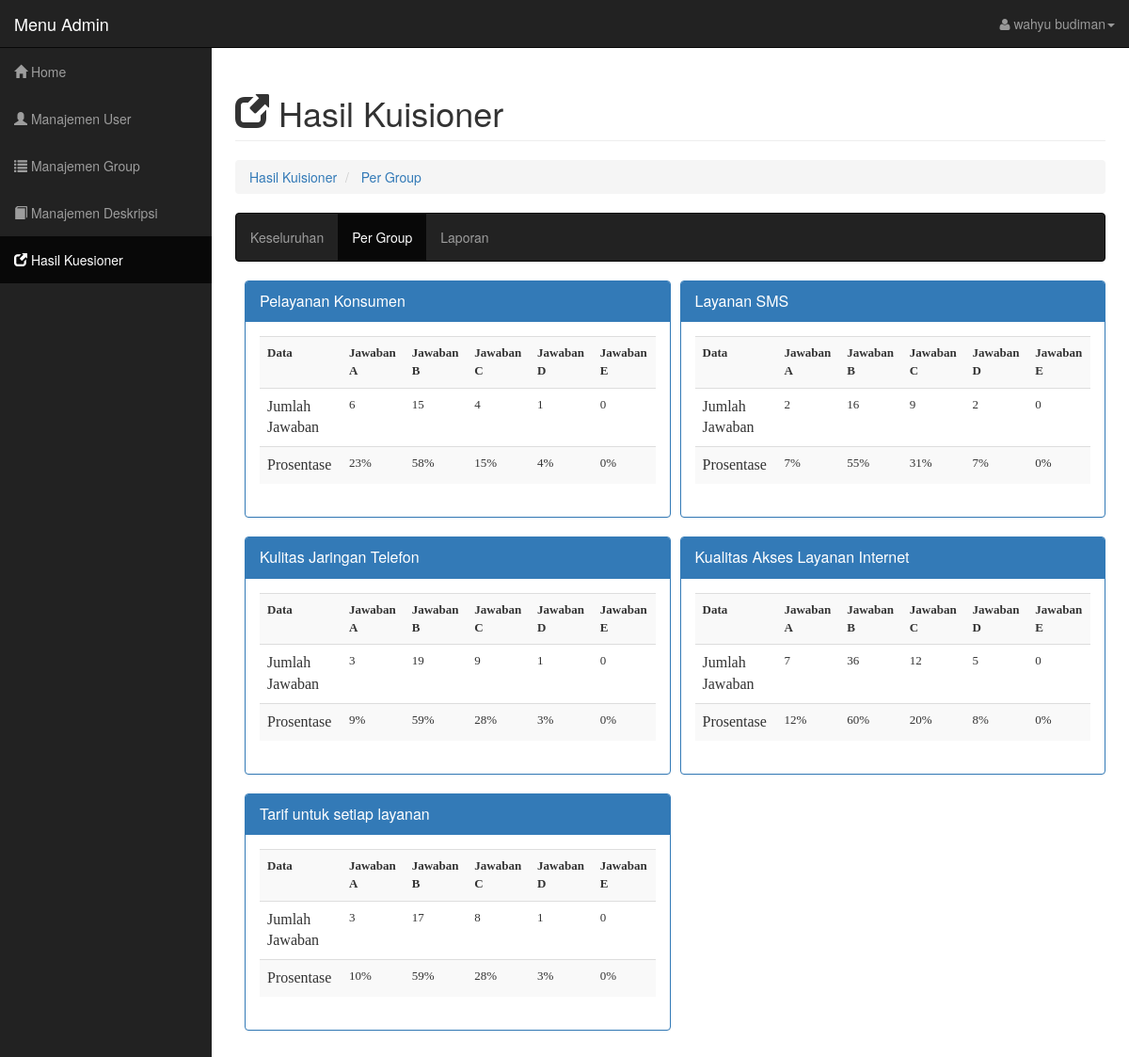
The page /adminweb/master.php?module=hasil&sub=pergroup (signed in) on the database its author committed.
### tables this page shows
CREATE TABLE `tgroup`  (
  `groupId` int(11) NOT NULL AUTO_INCREMENT,
  `groupName` varchar(255) NOT NULL,
  `CreatedDate` datetime(0) NOT NULL,
  `CreatedUser` int(11) NOT NULL,
  `ModifiedDate` datetime(0) NOT NULL,
  `ModifiedUser` int(11) NOT NULL,
  PRIMARY KEY (`groupId`) USING BTREE,
  INDEX `CreatedUser`(`CreatedUser`, `ModifiedUser`) USING BTREE,
  INDEX `CreatedUser_2`(`CreatedUser`) USING BTREE
);

### adminweb/modul/mod_report/hasil.php (the view, shortened to what this page needs)
<div class="row">
    <div class="col-lg-12">
        <h1 class="page-header">
            <i class="glyphicon glyphicon-new-window"></i> Hasil Kuisioner
        </h1>
        <ol class="breadcrumb">
        	<li class="active">
                 <a href="master.php?module=hasil&sub=all">Hasil Kuisioner</a>
            </li>
			<?php if ($_GET['sub']=='pergroup'){ ?>
            <li class="active">
                 <a href="master.php?module=hasil&sub=pergroup">Per Group</a>
            </li>
            <?php } ?>
        </ol>
    </div>
</div>
<nav class="navbar navbar-inverse" >
	<ul class="nav navbar-nav">
		<li class="<?php if($_GET['sub']=='all'){echo'active';} ?>"><a href="?module=hasil&sub=all">Keseluruhan</a></li>
		<li class="<?php if($_GET['sub']=='pergroup'){echo'active';} ?>"><a href="?module=hasil&sub=pergroup">Per Group</a></li>
		<li class="<?php if($_GET['sub']=='laporan'){echo'active';} ?>"><a href="?module=hasil&sub=laporan">Laporan</a></li>
	</ul>
</nav>
<?php if ($_GET['sub']=='pergroup'){ ?>
		<?php
		$result=mysqli_query($conn, "SELECT groupId from tgroup group by groupId ");
		$kolom = 2;
		$array=array();
		while ($sql=mysqli_fetch_array($result))
		{
			array_push($array, $sql);
		}
		$chunks=array_chunk($array, $kolom);
			foreach ($chunks as $chunk) {
			    foreach ($chunk as $data) {
			        echo "<div class='col-md-6'style='padding-left:0px;padding-right:0px;'>";
			        $data2=mysqli_fetch_array(mysqli_query($conn , "SELECT *from tgroup where groupId='$data[groupId]' group by groupId "));
			        ?>
					<div class="panel panel-primary" style='margin-left:10px'>
						<div class="panel-heading">
							<div class="panel-title"><?php echo $data2['groupName']; ?></div>
						</div>
						<div class="panel-body">
							<table id="myHTMLTable<?php echo $data2['groupId']; ?>" border="0" cellpadding="5" class="table table-striped">
								<tr>
								<th><font size=2 face=tahoma>Data</font></th>
								<th><font size=2 face=tahoma>Jawaban A</font></th>
								<th><font size=2 face=tahoma>Jawaban B</font></th>
								<th><font size=2 face=tahoma>Jawaban C</font></th>
								<th><font size=2 face=tahoma>Jawaban D</font></th>
								<th><font size=2 face=tahoma>Jawaban E</font></th>
								</tr>
							<?php
							$sql = mysqli_query($conn , "SELECT SUM(jawabanA) As TotalA,
													SUM(jawabanB) As TotalB,
													SUM(jawabanC) As TotalC,
													SUM(jawabanD) As TotalD,
													SUM(jawabanE) As TotalE
													FROM tanswer where groupId='$data2[groupId]' ");
							$oke = mysqli_fetch_array($sql);
								$a = $oke[TotalA];
								$b = $oke[TotalB];
								$c = $oke[TotalC];
								$d = $oke[TotalD];
								$e = $oke[TotalE];
								$tot = $a+$b+$c+$d+$e;
								$pa = ROUND(($a / $tot) * 100);
								$pb = ROUND(($b / $tot) * 100);
								$pc = ROUND(($c / $tot) * 100);
								$pd = ROUND(($d / $tot) * 100);
								$pe = ROUND(($e / $tot) * 100);
									echo "<tr >
										<td><font size=3 face=tahoma>Jumlah Jawaban</font></td>
										<td><font size=2 face=tahoma>$a</font></td>
										<td><font size=2 face=tahoma>$b</font></td>
										<td><font size=2 face=tahoma>$c</font></td>
										<td><font size=2 face=tahoma>$d</font></td>
										<td><font size=2 face=tahoma>$e</font></td>
									  </tr>
									  <tr >
										<td><font size=3 face=tahoma>Prosentase</font></td>
										<td><font size=2 face=tahoma>$pa%</font></td>
										<td><font size=2 face=tahoma>$pb%</font></td>
										<td><font size=2 face=tahoma>$pc%</font></td>
										<td><font size=2 face=tahoma>$pd%</font></td>
										<td><font size=2 face=tahoma>$pe%</font></td>
									  </tr>
									  ";
							?>
							</table>
						</div>
					</div>
			        <?php
			        echo '</div>';
			    }
			}
		?>
 <?php } ?>

### css/sb-admin.css (style rules this page uses)
body { margin-top: 100px; background-color: #222; }
@media (min-width:768px) { body { margin-top: 50px; } }

### rows shown on the page
tgroup: groupName "Pelayanan Konsumen", a "6", b "15", c "4", d "1", e "0", pa "23", pb "58", pc "15", pd "4", pe "0"
tgroup: groupName "Layanan SMS", a "2", b "16", c "9", d "2", e "0", pa "7", pb "55", pc "31", pd "7", pe "0"
tgroup: groupName "Kulitas Jaringan Telefon", a "3", b "19", c "9", d "1", e "0", pa "9", pb "59", pc "28", pd "3", pe "0"
tgroup: groupName "Kualitas Akses Layanan Internet", a "7", b "36", c "12", d "5", e "0", pa "12", pb "60", pc "20", pd "8", pe "0"
tgroup: groupName "Tarif untuk setiap layanan", a "3", b "17", c "8", d "1", e "0", pa "10", pb "59", pc "28", pd "3", pe "0"

### other values the page prints
$_SESSION[fullname] "wahyu budiman"
